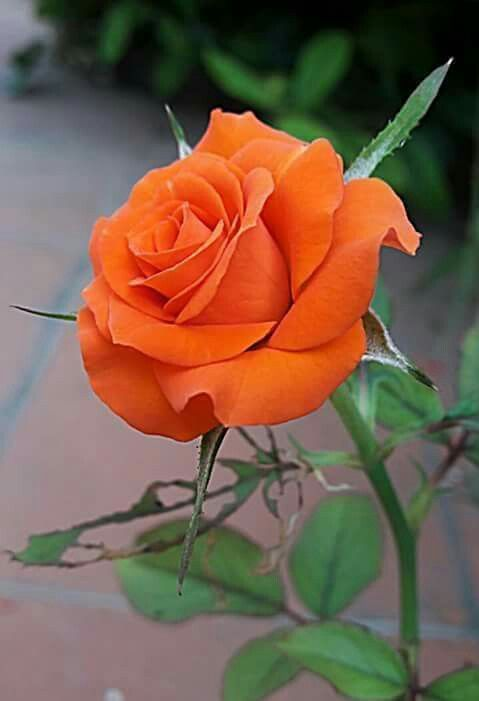
#> input picture day4/data/1c60deb879c1d009e2c289199c67107c.jpg, 479 x 701 px, given in place of Imagine Cup - YouTube.MP4, which was not available
$ jupyter execute Untitled.ipynb   (older library calls are emulated)
#> lines starting #> are read from the running program, lines starting #| are printed output that depends on the picture; after the words box and inside, x2 and y2 are one past the last pixel; in counts of white or black regions, pixels touching at a corner belong together; pictures that were not available may be replaced by others from this repository, and a replacement may not be noted
[cell 1]
import cv2

[cell 2]
cap = cv2.VideoCapture("G:\Imagine Cup - YouTube.MP4")
while True:
    _, img = cap.read()
#> img is the input picture: shape (701, 479, 3); mean B, G, R 73.1, 93, 119.7
    h, w, c = img.shape
#> h = 701; w = 479; c = 3

    img = cv2.resize(img, (int(w/3), int(h/3)))
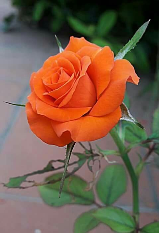
#> img: shape (233, 159, 3); mean B, G, R 73, 92.9, 119.6
    rectimage = img.copy()
    cv2.imshow("img", img)
    img = cv2.Canny(img, 100, 200)
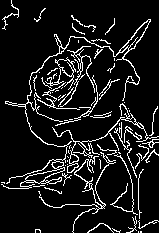
#> img: shape (233, 159); 10.2% white in thin lines or dots
    cv2.imshow("canny", img)
    img = cv2.rectangle(img, (50, 50), (500, 500), (255, 0,0), 10)
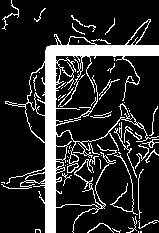
#> img: shape (233, 159); 17.5% white; 54 white regions (28 under 20 px), largest, box (x1, y1, x2, y2) and area: (1, 19, 159, 233) 5256, (110, 154, 138, 215) 139, (114, 122, 137, 178) 111
    cv2.imshow("rect", img)
    sobelx = cv2.Sobel(rectimage, cv2.CV_64F, 1, 0, ksize=5)
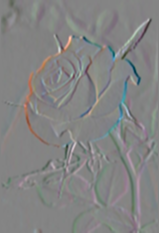
#> sobelx: shape (233, 159, 3) float64; mean B, G, R -72.5, -57.1, -74.5; drawn with min black and max white
    sobely = cv2.Sobel(rectimage, cv2.CV_64F, 0, 1, ksize=5)
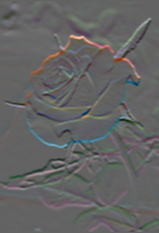
#> sobely: shape (233, 159, 3) float64; mean B, G, R 45.5, 48.2, 53.8; drawn with min black and max white
    cv2.imshow("sobelx", sobelx)
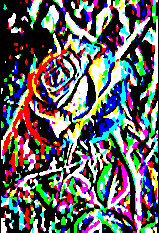
#> window 'sobelx': shape (233, 159, 3); mean B, G, R 100.1, 100.4, 99.5
    cv2.imshow("sobely", sobely)
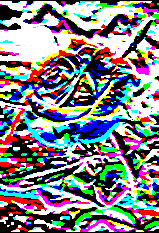
#> window 'sobely': shape (233, 159, 3); mean B, G, R 135.7, 129.9, 129.7
    if cv2.waitKey(1) & 0xFF == ord('q'):
#> (key q is pressed here)
        break
cap.release()
cv2.destroyAllWindows()
